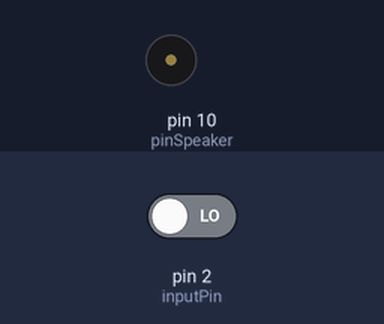
Recording of a sketch running on a simulated Arduino Uno, built with avr-gcc and run on an emulated ATmega328P. Shown: buzzer (waves = sounding, pin HIGH). Inputs (shaded band) come from the test bench; at power-on: pin 2 (inputPin) LOW.

Above: at 2.8 s.
2.9 s: pin 2 (inputPin) driven HIGH
At 3.6 s:
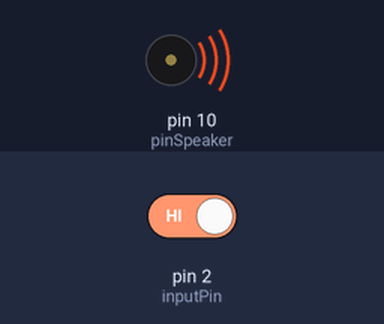
Timing chart, 0 to 5.9 s (numbered marks = the images above; inputs shaded):
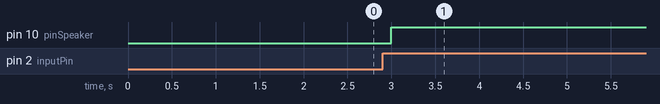

Measured:
- after the input at 2.9 s, pin 10 (pinSpeaker): LOW → HIGH after 0.10 s

The sketch:

thiet_bi_chong_trom.ino
```cpp
int inputPin = 2;       // chọn ngõ tín hiệu vào cho PIR
int val = 0;
int pinSpeaker = 10;    //chọn chân cho chuông khi có đột nhập

void setup()
{
  pinMode(inputPin, INPUT);
  pinMode(pinSpeaker, OUTPUT);
}

void loop()
{
  val = digitalRead(inputPin); // đọc giá trị vào

  if (val == HIGH)
  {
    digitalWrite(pinSpeaker, HIGH);
    delay(30000);
  }
  else
  {
    digitalWrite(pinSpeaker, LOW);
    delay(1000);
  }
}
```
